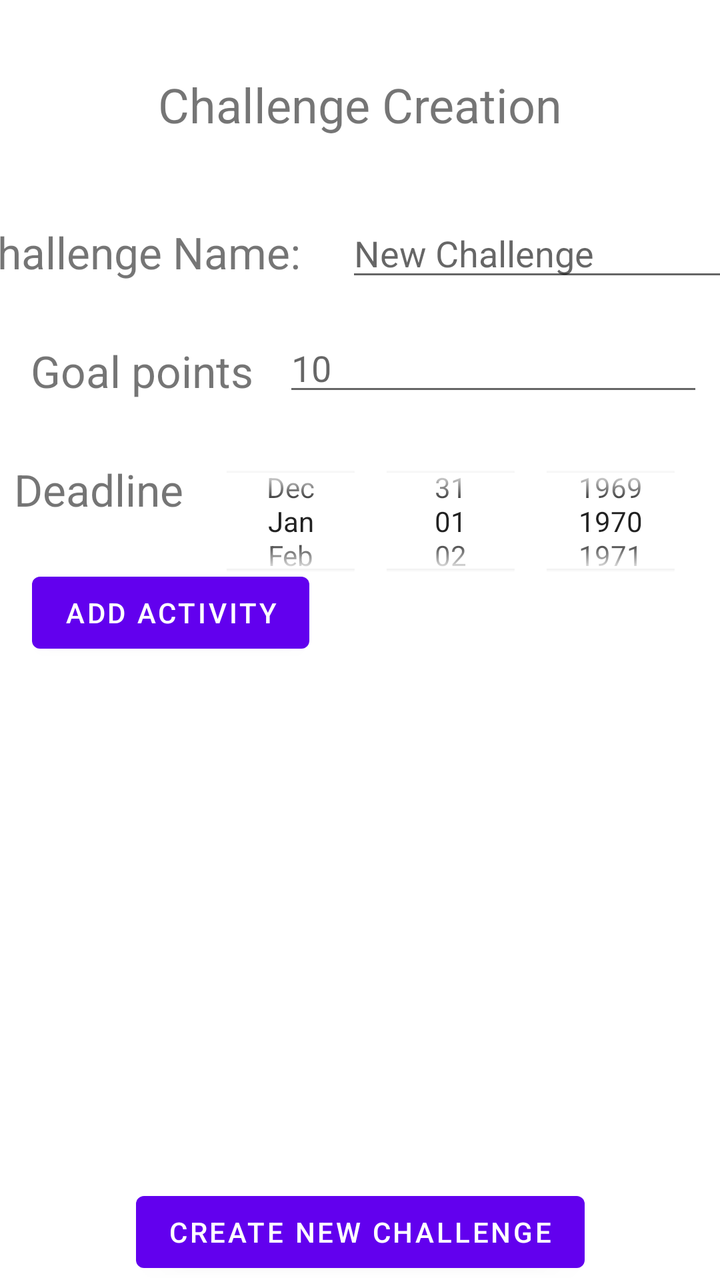
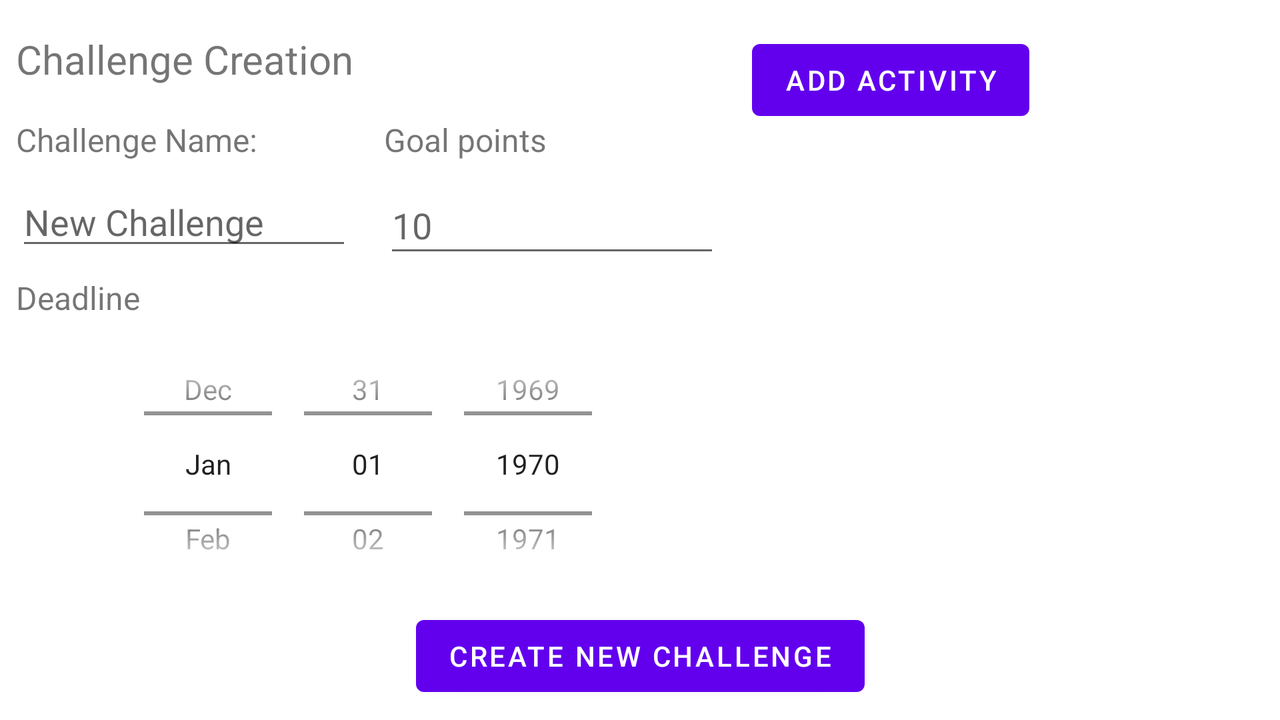

One screen, two layout resources from the same app: the default and the repository's alternative for another configuration. Each is rendered where Android would select it; the XML of both is given below.
<!-- AndroidManifest.xml: application theme Theme.ChallengeTracker -->
<!-- res/layout/activity_new_challenge.xml -->
<?xml version="1.0" encoding="utf-8"?>
<androidx.constraintlayout.widget.ConstraintLayout xmlns:android="http://schemas.android.com/apk/res/android"
    xmlns:app="http://schemas.android.com/apk/res-auto"
    xmlns:tools="http://schemas.android.com/tools"
    android:layout_width="match_parent"
    android:layout_height="match_parent">

    <Button
        android:id="@+id/button_CreateChallenge"
        android:layout_width="wrap_content"
        android:layout_height="wrap_content"
        android:text="@string/create_new_challenge"
        app:layout_constraintBottom_toBottomOf="parent"
        app:layout_constraintEnd_toEndOf="parent"
        app:layout_constraintStart_toStartOf="parent"
        app:layout_constraintTop_toBottomOf="@+id/rv_activities" />

    <EditText
        android:id="@+id/et_GoalPoints"
        android:layout_width="wrap_content"
        android:layout_height="wrap_content"
        android:layout_marginTop="16dp"
        android:ems="10"
        android:hint="@string/default_new_challenge_points"
        android:importantForAutofill="no"
        android:inputType="number"
        app:layout_constraintEnd_toEndOf="parent"
        app:layout_constraintHorizontal_bias="0.5"
        app:layout_constraintStart_toEndOf="@+id/tv_ChallengeGoalPoints"
        app:layout_constraintTop_toBottomOf="@+id/et_ChallengeName" />

    <EditText
        android:id="@+id/et_ChallengeName"
        android:layout_width="wrap_content"
        android:layout_height="wrap_content"
        android:layout_marginStart="8dp"
        android:layout_marginTop="16dp"
        android:layout_marginEnd="32dp"
        android:autofillHints=""
        android:ems="10"
        android:hint="@string/default_new_challenge_name"
        android:inputType="textPersonName"
        app:layout_constraintEnd_toEndOf="parent"
        app:layout_constraintHorizontal_bias="0.5"
        app:layout_constraintStart_toEndOf="@+id/tv_ChallengeName"
        app:layout_constraintTop_toBottomOf="@+id/tv_Title" />

    <TextView
        android:id="@+id/tv_ChallengeGoalPoints"
        android:layout_width="wrap_content"
        android:layout_height="wrap_content"
        android:layout_marginTop="16dp"
        android:padding="7sp"
        android:text="@string/goal_points"
        android:textSize="22sp"
        app:layout_constraintEnd_toStartOf="@+id/et_GoalPoints"
        app:layout_constraintHorizontal_bias="0.5"
        app:layout_constraintHorizontal_chainStyle="spread"
        app:layout_constraintStart_toStartOf="parent"
        app:layout_constraintTop_toBottomOf="@+id/tv_ChallengeName" />

    <TextView
        android:id="@+id/tv_ChallengeName"
        android:layout_width="wrap_content"
        android:layout_height="wrap_content"
        android:layout_marginStart="32dp"
        android:layout_marginTop="16dp"
        android:layout_marginEnd="8dp"
        android:padding="7sp"
        android:text="@string/create_new_challenge_name"
        android:textSize="22sp"
        app:layout_constraintEnd_toStartOf="@+id/et_ChallengeName"
        app:layout_constraintHorizontal_bias="0.5"
        app:layout_constraintStart_toStartOf="parent"
        app:layout_constraintTop_toBottomOf="@+id/tv_Title" />

    <TextView
        android:id="@+id/tv_ChallengeDeadline"
        android:layout_width="wrap_content"
        android:layout_height="wrap_content"
        android:layout_marginTop="16dp"
        android:padding="7sp"
        android:text="@string/deadline"
        android:textSize="22sp"
        app:layout_constraintStart_toStartOf="parent"
        app:layout_constraintTop_toBottomOf="@+id/tv_ChallengeGoalPoints" />

    <TextView
        android:id="@+id/tv_Title"
        android:layout_width="wrap_content"
        android:layout_height="wrap_content"
        android:layout_marginTop="16dp"
        android:padding="20sp"
        android:text="@string/create_new_challenge_title"
        android:textSize="24sp"
        app:layout_constraintEnd_toEndOf="parent"
        app:layout_constraintStart_toStartOf="parent"
        app:layout_constraintTop_toTopOf="parent" />

    <androidx.recyclerview.widget.RecyclerView
        android:id="@+id/rv_activities"
        android:layout_width="0dp"
        android:layout_height="0dp"
        android:layout_marginStart="16dp"
        android:layout_marginEnd="16dp"
        android:layout_marginBottom="16dp"
        app:layout_constraintBottom_toTopOf="@+id/button_CreateChallenge"
        app:layout_constraintEnd_toEndOf="parent"
        app:layout_constraintHorizontal_bias="1.0"
        app:layout_constraintStart_toStartOf="parent"
        app:layout_constraintTop_toBottomOf="@+id/button_AddActivity" />

    <Button
        android:id="@+id/button_AddActivity"
        android:layout_width="wrap_content"
        android:layout_height="wrap_content"
        android:layout_marginStart="16dp"
        android:layout_marginTop="16dp"
        android:text="@string/new_activity_button"
        app:layout_constraintStart_toStartOf="parent"
        app:layout_constraintTop_toBottomOf="@+id/tv_ChallengeDeadline" />

    <DatePicker
        android:id="@+id/date_pick"
        android:layout_width="264dp"
        android:layout_height="83dp"
        android:layout_marginTop="16dp"
        android:calendarViewShown="false"
        android:datePickerMode="spinner"
        app:layout_constraintEnd_toEndOf="parent"
        app:layout_constraintStart_toEndOf="@+id/tv_ChallengeDeadline"
        app:layout_constraintTop_toBottomOf="@+id/et_GoalPoints" />

</androidx.constraintlayout.widget.ConstraintLayout>
<!-- resources referenced by this layout -->
<resources>
  <string name="create_new_challenge">Create New Challenge</string>
  <string name="create_new_challenge_name">Challenge Name: </string>
  <string name="create_new_challenge_title">Challenge Creation</string>
  <string name="deadline">Deadline</string>
  <string name="default_new_challenge_name">New Challenge</string>
  <string name="default_new_challenge_points">10</string>
  <string name="goal_points">Goal points</string>
  <string name="new_activity_button">Add Activity</string>
  <style name="Theme.ChallengeTracker" parent="Theme.MaterialComponents.DayNight.DarkActionBar">
          
          <item name="colorPrimary">@color/purple_500</item>
          <item name="colorPrimaryVariant">@color/purple_700</item>
          <item name="colorOnPrimary">@color/white</item>
          
          <item name="colorSecondary">@color/teal_200</item>
          <item name="colorSecondaryVariant">@color/teal_700</item>
          <item name="colorOnSecondary">@color/black</item>
          
          <item name="android:statusBarColor" tools:targetApi="l">?attr/colorPrimaryVariant</item>
          
      </style>
</resources>
<!-- res/layout-land/activity_new_challenge.xml (the repository's variant of the layout above) -->
<!-- drawn on the phone turned sideways -->
<?xml version="1.0" encoding="utf-8"?>
<androidx.constraintlayout.widget.ConstraintLayout xmlns:android="http://schemas.android.com/apk/res/android"
    xmlns:app="http://schemas.android.com/apk/res-auto"
    xmlns:tools="http://schemas.android.com/tools"
    android:layout_width="match_parent"
    android:layout_height="match_parent">

    <Button
        android:id="@+id/button_CreateChallenge"
        android:layout_width="wrap_content"
        android:layout_height="wrap_content"
        android:layout_marginBottom="8dp"
        android:text="@string/create_new_challenge"
        app:layout_constraintBottom_toBottomOf="parent"
        app:layout_constraintEnd_toEndOf="parent"
        app:layout_constraintStart_toStartOf="parent"
        app:layout_constraintTop_toBottomOf="@+id/rv_activities" />

    <Button
        android:id="@+id/button_AddActivity"
        android:layout_width="wrap_content"
        android:layout_height="wrap_content"
        android:layout_marginStart="16dp"
        android:layout_marginTop="16dp"
        android:text="@string/new_activity_button"
        app:layout_constraintStart_toEndOf="@+id/et_GoalPoints"
        app:layout_constraintTop_toTopOf="parent" />

    <DatePicker
        android:id="@+id/date_pick"
        android:layout_width="wrap_content"
        android:layout_height="0dp"
        android:layout_marginStart="8dp"
        android:layout_marginEnd="8dp"
        android:background="#FFFFFF"
        android:calendarViewShown="false"
        android:datePickerMode="spinner"
        app:layout_constraintBottom_toTopOf="@+id/button_CreateChallenge"
        app:layout_constraintEnd_toStartOf="@+id/rv_activities"
        app:layout_constraintStart_toStartOf="parent"
        app:layout_constraintTop_toBottomOf="@+id/tv_ChallengeDeadline" />

    <EditText
        android:id="@+id/et_GoalPoints"
        android:layout_width="wrap_content"
        android:layout_height="45dp"
        android:layout_marginStart="16dp"
        android:layout_marginTop="8dp"
        android:ems="8"
        android:hint="@string/default_new_challenge_points"
        android:importantForAutofill="no"
        android:inputType="number"
        app:layout_constraintStart_toEndOf="@+id/et_ChallengeName"
        app:layout_constraintTop_toBottomOf="@+id/tv_ChallengeGoalPoints" />

    <EditText
        android:id="@+id/et_ChallengeName"
        android:layout_width="wrap_content"
        android:layout_height="wrap_content"
        android:layout_marginStart="8dp"
        android:layout_marginTop="8dp"
        android:autofillHints=""
        android:ems="8"
        android:hint="@string/default_new_challenge_name"
        android:inputType="textPersonName"
        app:layout_constraintStart_toStartOf="parent"
        app:layout_constraintTop_toBottomOf="@+id/tv_ChallengeName" />

    <TextView
        android:id="@+id/tv_Title"
        android:layout_width="wrap_content"
        android:layout_height="wrap_content"
        android:layout_marginStart="8dp"
        android:layout_marginTop="16dp"
        android:text="@string/create_new_challenge_title"
        android:textSize="20sp"
        app:layout_constraintStart_toStartOf="parent"
        app:layout_constraintTop_toTopOf="parent" />

    <TextView
        android:id="@+id/tv_ChallengeGoalPoints"
        android:layout_width="wrap_content"
        android:layout_height="wrap_content"
        android:layout_marginStart="16dp"
        android:layout_marginTop="16dp"
        android:text="@string/goal_points"
        android:textSize="16sp"
        app:layout_constraintHorizontal_chainStyle="spread"
        app:layout_constraintStart_toEndOf="@+id/et_ChallengeName"
        app:layout_constraintTop_toBottomOf="@+id/tv_Title" />

    <TextView
        android:id="@+id/tv_ChallengeName"
        android:layout_width="wrap_content"
        android:layout_height="wrap_content"
        android:layout_marginStart="8dp"
        android:layout_marginTop="16dp"
        android:text="@string/create_new_challenge_name"
        android:textSize="16sp"
        app:layout_constraintHorizontal_chainStyle="spread"
        app:layout_constraintStart_toStartOf="parent"
        app:layout_constraintTop_toBottomOf="@+id/tv_Title" />

    <TextView
        android:id="@+id/tv_ChallengeDeadline"
        android:layout_width="wrap_content"
        android:layout_height="wrap_content"
        android:layout_marginStart="8dp"
        android:layout_marginTop="8dp"
        android:text="@string/deadline"
        android:textSize="16sp"
        app:layout_constraintStart_toStartOf="parent"
        app:layout_constraintTop_toBottomOf="@+id/et_ChallengeName" />

    <androidx.recyclerview.widget.RecyclerView
        android:id="@+id/rv_activities"
        android:layout_width="0dp"
        android:layout_height="0dp"
        android:layout_marginStart="16dp"
        android:layout_marginEnd="16dp"
        android:layout_marginBottom="8dp"
        app:layout_constraintBottom_toTopOf="@+id/button_CreateChallenge"
        app:layout_constraintEnd_toEndOf="parent"
        app:layout_constraintStart_toEndOf="@+id/et_GoalPoints"
        app:layout_constraintTop_toBottomOf="@+id/button_AddActivity"
        app:layout_constraintVertical_chainStyle="spread" />
</androidx.constraintlayout.widget.ConstraintLayout>
